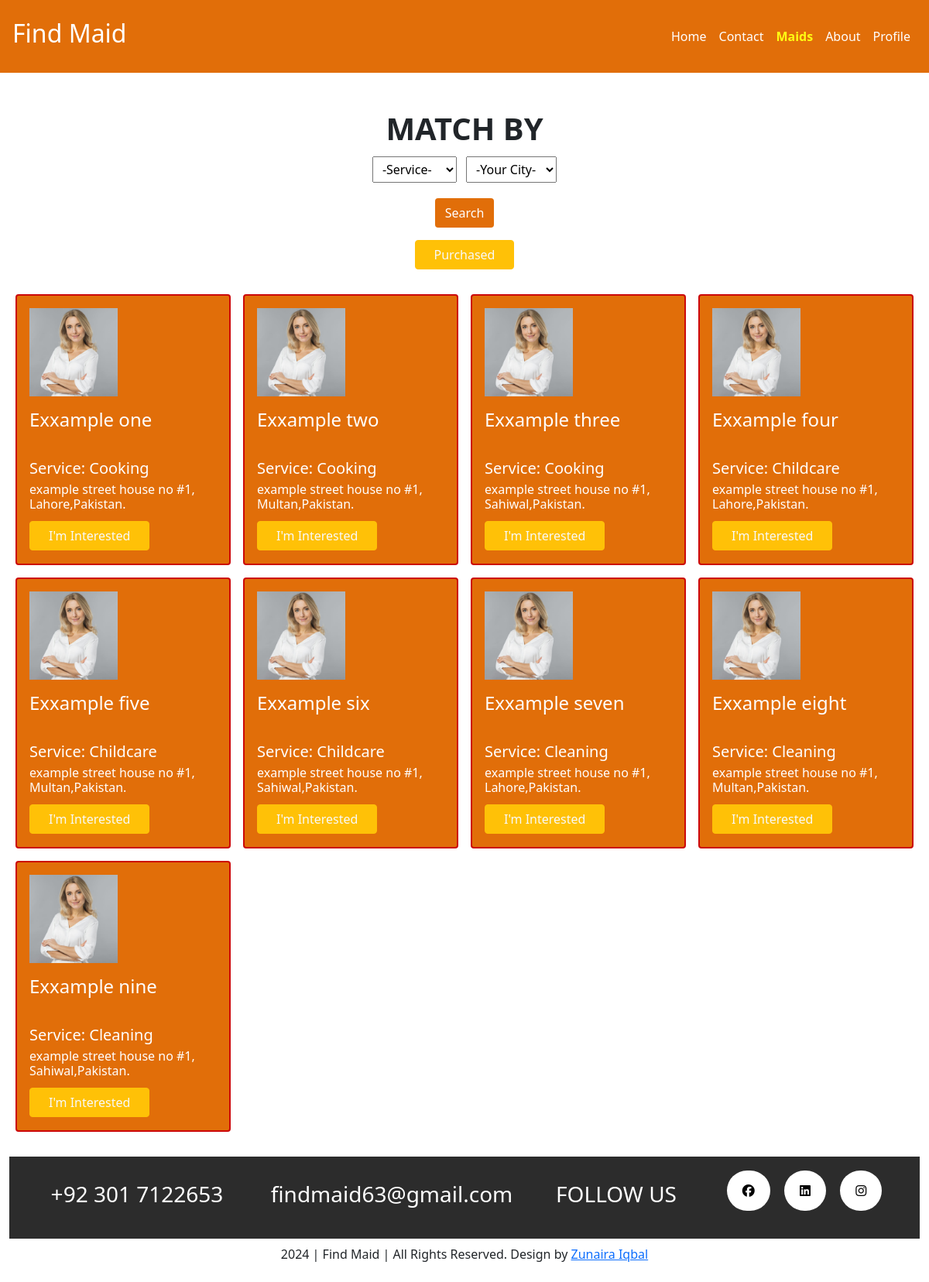
Page /User/maid.php (signed in) on the committed database.
### tables this page shows
CREATE TABLE `maid_record` (
  `maidId` int(100) NOT NULL,
  `maidPic` varchar(200) NOT NULL,
  `name` varchar(100) NOT NULL,
  `service` varchar(100) NOT NULL,
  `address` varchar(100) NOT NULL,
  `city` varchar(200) NOT NULL,
  `country` varchar(200) NOT NULL,
  `status` varchar(200) NOT NULL
);

### User/maid.php (the view, shortened to what this page needs)
<!DOCTYPE html>
<html lang="en">
<head>
    <link rel="stylesheet" href="findMaid.css">
    <link href="https://cdn.jsdelivr.net/npm/bootstrap@5.3.3/dist/css/bootstrap.min.css" rel="stylesheet"
>
    <link rel="stylesheet" href="https://cdnjs.cloudflare.com/ajax/libs/font-awesome/6.4.2/css/all.min.css">
    <link rel="stylesheet" href="css/bootstrap.min.css">
</head>
<body>
<?php
    include('conn.php');
    $select = "SELECT * FROM `maid_record` where status = 'free'";
    $query = mysqli_query($conn, $select);
?>
    <div class="container-fluid p-3 nbar">
        <div class="row r1">
            <div class="col cl1">
                <nav class="navbar navbar-expand-lg text-white">
                    <h2 class="navbar-expand-lg">Find Maid</h2>
                    <div class="collapse navbar-collapse" id="navbarSupportedContent">
                        <ul class="navbar-nav ms-auto">
                            <li class="nav-item">
                                <a class="nav-link active" href="home.php">Home</a>
                            </li>
                            <li class="nav-item">
                                <a class="nav-link active" href="contact.php">Contact</a>
                            </li>
                            <li class="nav-item">
                                <a class="nav-link active fw-bold" style="color: rgb(255, 255, 19);" href="maid.php">Maids</a>
                            </li>
                            <li class="nav-item">
                                <a class="nav-link active" href="about.php">About</a>
                            </li>
                            <li class="nav-item">
                                <a class="nav-link active" href="profile.php">Profile</a>
                            </li>
                        </ul>
                    </div>
                </nav>
            </div>
        </div>
    </div>
    <div class="container-fluid c11 p-4">
        <div class="row text-center m-4 r1">
            <h1><strong>MATCH BY</strong></h1>
            <div class="col cl1">
                <form method="GET" action="search.php">
                    <select name="service" class="px-2 m-1 py-1" required>
                        <option value="">-Service-</option>
                    </select>
                    <select name="city" class="px-2 m-1 py-1" required>
                        <option value="">-Your City-</option>
                    </select><br>
                    <button class="btn m-3">Search</button>
                </form>
                <a href="yourMaid.php" class="btn btn-warning ps-4 pe-4 text-light">Purchased</a>
            </div>
        </div>
        <div class="row r2">
            <?php
                while($result = mysqli_fetch_array($query)){
            ?>
            <div class="col-xl-3 col-md-4 col-sm-6 offset-sm-0 col-12 offset-0 cl1 p-2">
                <div class="card" style="height: 350px;">
                    <img src="Admin/data/<?php echo $result['maidPic']?>" class="card-img-top ps-3 pt-3 " style="width:130px; height:130px;" alt="...">
                    <div class="card-body">
                        <h4 class="card-title"><?php echo $result['name']?></h4>
                        <h5 class="card-title" style="position: absolute; bottom:30%;">Service: <?php echo $result['service']?></h5>
                        <h6 class="card-title" style="position: absolute; bottom:17%;"><?php echo $result['address']?>, <?php echo $result['city']?>,<?php echo $result['country']?>.</h6>
                        <a href="purchaseMaid.php?maidId=<?php echo $result['maidId'] ?>" style="color: white; position: absolute; bottom:5%;" class="btn btn-warning ps-4 pe-4 text-light " style="border-radius: 10px;">I'm Interested</a>
                    </div>
                </div>
            </div>
            <?php
                }
            ?>
        </div>
    </div>
</body>
</html>

### User/findMaid.css (style rules this page uses)
* { padding: 0px; margin: 0px; box-sizing: border-box; }
.nbar { background-color: rgb(225, 110, 9); position: sticky; top: 0; z-index: 2; }
.nbar .r1 .cl1 ul li a { color: white; }
.footer .r1 { background-color: #2c2c2c; color: white; }
.footer .r1 .cl4 ul li { display: inline; list-style: none; }
.footer .r1 .cl4 a { text-decoration: none; color: black; background-color: white; border-radius: 100px; padding: 15px 20px; margin: 0px 7px; }
.c1 .r1 .cl1 button, .c1 .r1 .cl1 button, .c6 .r1 .cl .logOut, .c6 .r1 .cl .btn, .c11 .r1 .cl1 button, .c13 .r1 .cl1 button { background-color: rgb(225, 110, 9); color: white; }
.c11 .r2 .cl1 .card, .c13 .r2 .cl1 .card { border: 2px solid rgb(204, 8, 8); color: white; background-color: rgb(225, 110, 9); background-size: cover; }

### rows in the picture
maid_record: maidPic (picture), name "Exxample one", service "Cooking", address "example street house no #1", city "Lahore", country "Pakistan"
maid_record: maidPic (picture), name "Exxample two", service "Cooking", address "example street house no #1", city "Multan", country "Pakistan"
maid_record: maidPic (picture), name "Exxample three", service "Cooking", address "example street house no #1", city "Sahiwal", country "Pakistan"
maid_record: maidPic (picture), name "Exxample four", service "Childcare", address "example street house no #1", city "Lahore", country "Pakistan"
maid_record: maidPic (picture), name "Exxample five", service "Childcare", address "example street house no #1", city "Multan", country "Pakistan"
maid_record: maidPic (picture), name "Exxample six", service "Childcare", address "example street house no #1", city "Sahiwal", country "Pakistan"
maid_record: maidPic (picture), name "Exxample seven", service "Cleaning", address "example street house no #1", city "Lahore", country "Pakistan"
maid_record: maidPic (picture), name "Exxample eight", service "Cleaning", address "example street house no #1", city "Multan", country "Pakistan"
maid_record: maidPic (picture), name "Exxample nine", service "Cleaning", address "example street house no #1", city "Sahiwal", country "Pakistan"
